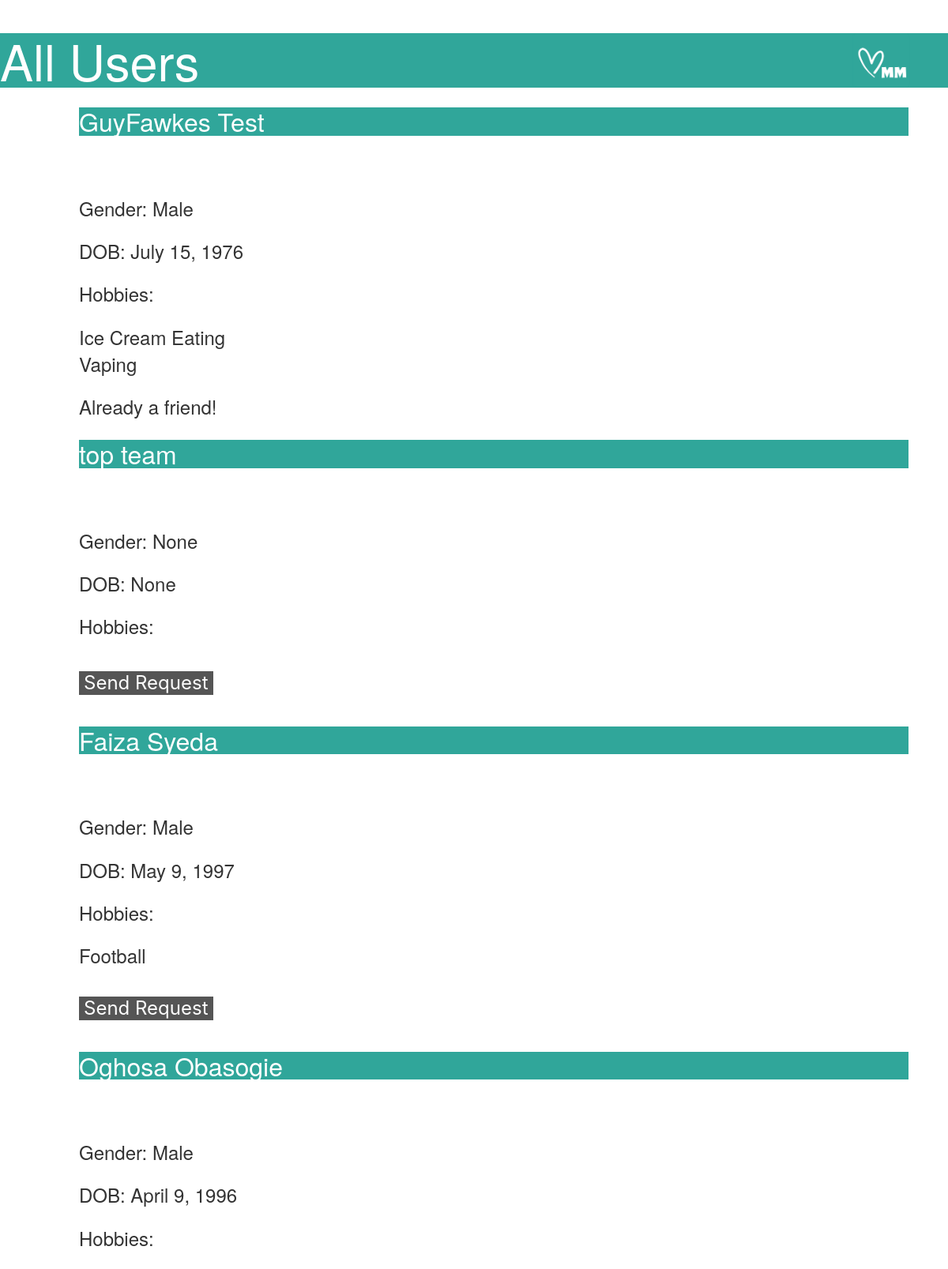
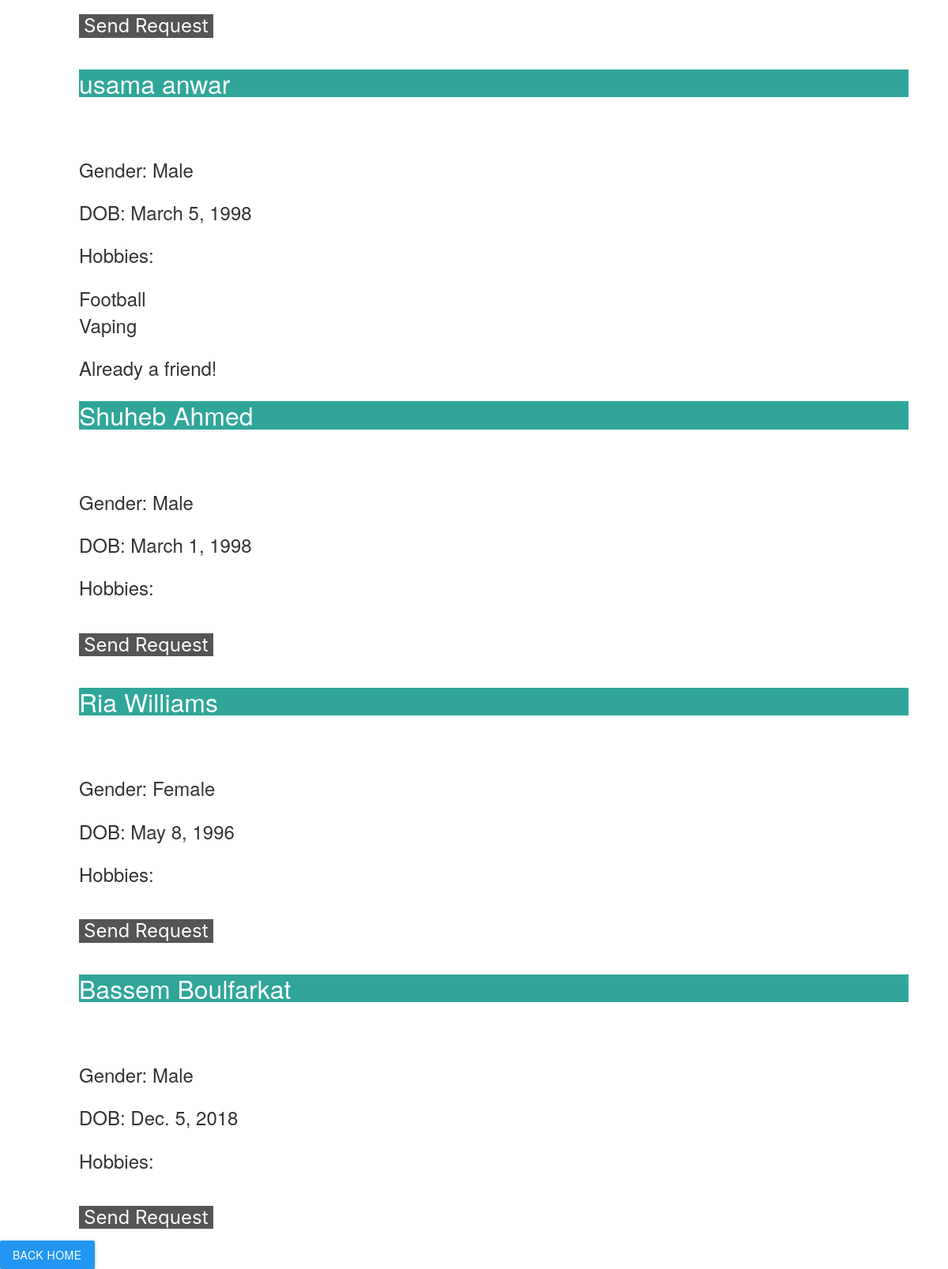
Page /all-users (signed in) on the committed database (2 pictures, top to bottom).
### mainapp/models.py (models this page shows, shortened)
class User(AbstractBaseUser, PermissionsMixin):
    GENDERS = (
        ("Male", "Male"),
        ("Female", "Female"),
        ("Other", "Other")
    )
    username = models.CharField('username', unique=True, max_length=30)
    first_name = models.CharField('first name', max_length=30, blank=True)
    last_name = models.CharField('last name', max_length=30, blank=True)
    email = models.EmailField('email address', unique=True, blank=True)
    is_active = models.BooleanField('active', default=True)
    is_staff = models.BooleanField('staff', default=False)
    dp = models.ImageField(upload_to='display_pictures/', null=True, blank=True)
    dob = models.DateField('Date of Birth', blank=True, null=True)
    gender = models.CharField('Gender', max_length=30, choices=GENDERS, null=True)
    hobbies = models.ManyToManyField(Hobby, blank=True, related_name="users")
    friends = models.ManyToManyField("self")
    objects = UserManager()
    USERNAME_FIELD = 'username'  # Necessary for IDing necessary Field
    REQUIRED_FIELDS = ['first_name', 'last_name']  # List of field names that will be prompted when creating superuser.
    class Meta:
        verbose_name = 'user'
        verbose_name_plural = 'users'
    def get_full_name(self):
        full_name = '%s %s' % (self.first_name, self.last_name)
        return full_name.strip()

class Hobby(models.Model):
    TYPES = (
        ("Indoor", "Indoor"),
        ("Outdoor", "Outdoor"),
        ("Collection", "Collection"),
        ("Competitive", "Competitive"),
    )
    name = models.CharField('Hobby Name', max_length=255, blank=False, unique=True)
    type = models.CharField('Hobby Type', max_length=30, blank=False, choices=TYPES)

### mainapp/views.py (the view)
# urls.py: path('all-users', main_v.see_all, name='see-all'),
@login_required(login_url='login')
def see_all(request):
    user: User = request.user  # using type-hinting to force PyCharm to give template variable hints.
    return render(request, 'mainapp/all_user_view.html',
                  context={'user': user, 'users': User.objects.all(), 'title': "All users"})

### templates/mainapp/all_user_view.html (shortened to what this page needs)
{% extends 'base.html' %}
{% load static %}
{% block css_section %}
    <link rel="stylesheet" href="static/css/allusers.css">
{% endblock %}
{% block main_content_section %}
    <h1>  <img src = static/images/logo.png alt="logo1" style="float:right;height:69px;width:130px;"> All Users </h1>
    <div id="all_users">
        {% for u in users %}
            {% if u.username != user.username %}
                <div>
                    <h2>{{ u.get_full_name }}</h2>
                    <p>Gender: {{ u.gender }}</p>
                    <p>DOB: {{ u.dob }}</p>
                    <p>Hobbies: </p>
                    <ul>
                        {% for hobby in u.hobbies.all %}
                            <li>{{ hobby.name }}</li>
                        {% endfor %}
                    </ul>
                {% if u not in user.friends.all %}
                    <button type="button" id="Send_req_{{ u.id }}" onclick="send_request({{ u.id }})">Send Request</button>
                    {% else %}
                    <p>Already a friend!</p>
                {% endif %}
                </div>
            {% endif %}
        {% endfor %}
        <a class="btn waves-effect waves-light blue edit-btn" type="button" id="home" href="{% url 'home' %}">Back Home</a>
    </div>
{% endblock %}

### static/css/allusers.css (style rules this page uses)
h1 { background-color:#30a69a; color: #FFFFFF; }
h2 { background-color: #30a69a; color: #FFFFFF; border: 1px #30a69a; margin: 25px 50px 75px 100px; font-size: xx-large; }
p { font-size: x-large; border: 1px; margin: 20px 50px 15px 100px; }
ul { font-size: x-large; border: 1px; margin: 20px 50px 15px 100px; }
button { font-size: x-large; border: 1px; margin: 20px 50px 15px 100px; background-color: #555555; color:white; }

### rows in the picture
User: get_full_name "GuyFawkes Test", gender "Male", dob "July 15, 1976", shows "Already a friend!"
Hobby: name "Ice Cream Eating"
Hobby: name "Vaping"
User: get_full_name "top team", gender "None", dob "None"
User: get_full_name "Faiza Syeda", gender "Male", dob "May 9, 1997"
Hobby: name "Football"
User: get_full_name "Oghosa Obasogie", gender "Male", dob "April 9, 1996"
User: get_full_name "usama anwar", gender "Male", dob "March 5, 1998", shows "Already a friend!"
User: get_full_name "Shuheb Ahmed", gender "Male", dob "March 1, 1998"
User: get_full_name "Ria Williams", gender "Female", dob "May 8, 1996"
User: get_full_name "Bassem Boulfarkat", gender "Male", dob "Dec. 5, 2018"
